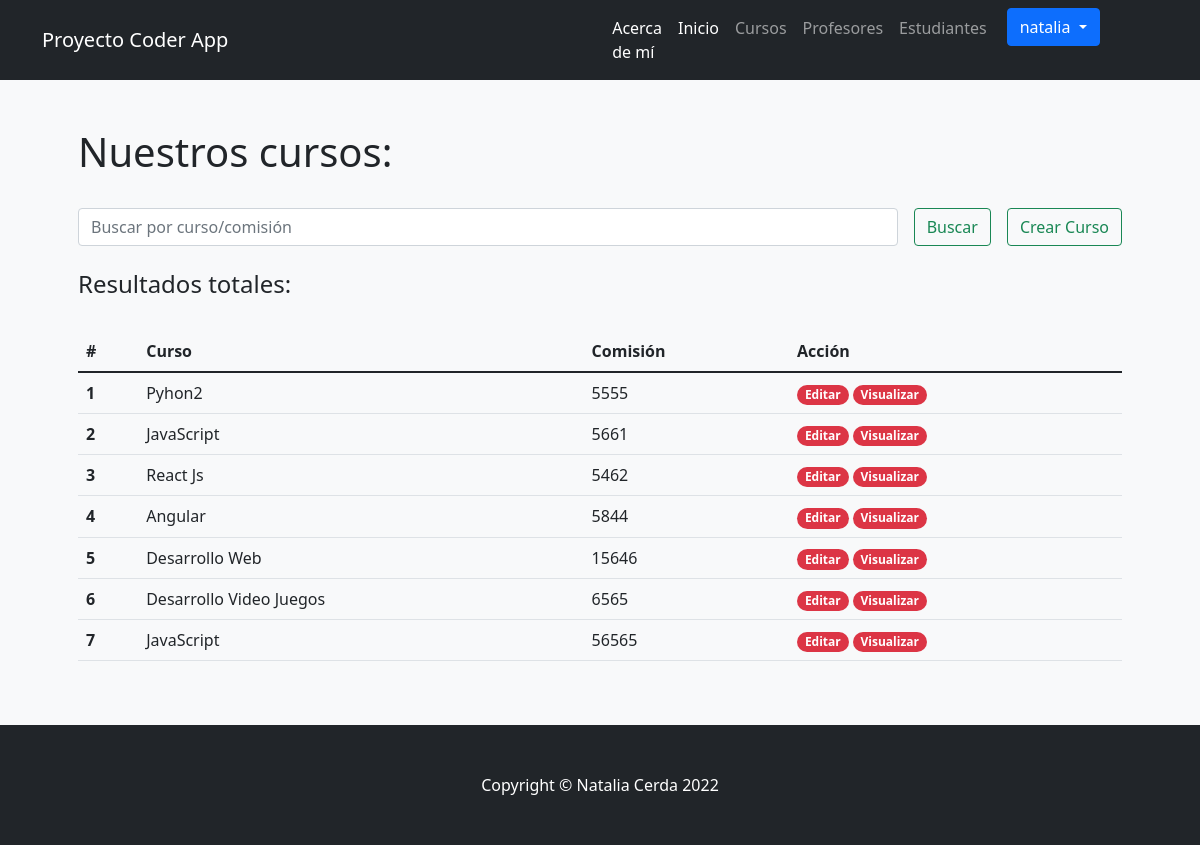
Page /coder_app/cursos/ (signed in) on the committed database.
### coder_app/models.py (models this page shows)
class Curso(models.Model):
    nombre = models.CharField("Nombre" ,max_length=30) # Texto
    comision = models.IntegerField("Comisión")
    descripcion = models.TextField("Descripcion Curso", null=True, blank=True)
    imagen = models.ImageField(upload_to='curso/', blank=True, null=True)

### coder_app/views.py (the view)
# urls.py: path('cursos/', cursos, name="cursos"),
@login_required
def cursos(request):
    if request.method == "POST":
        search = request.POST["search"]
        if search != "":
            cursos = Curso.objects.filter( Q(nombre__icontains=search) | Q(comision__icontains=search) ).values()
            return render(request,"coder_app/cursos.html",{"cursos":cursos, "search":True, "busqueda":search})
    cursos = Curso.objects.all()
    return render(request,"coder_app/cursos.html",{"cursos":cursos, "search":False})

### coder_app/templates/coder_app/cursos.html (shortened to what this page needs)
{% extends 'coder_app/base.html' %}
{% load static %}
{% block contenidoPagina %}
<section class="bg-light py-5">
    <div class="container px-5">
        <h1>Nuestros cursos:</h1>
        <br>
        <div class="row gx-5 justify-content-center">
            <div class="col-lg-12">
                <form class="d-flex my-2 my-lg-0" action="" method="post">
                    <input class="flex-grow-0 form-control mr-sm-2" type="search" name="search" placeholder="Buscar por curso/comisión" aria-label="Search">
                    <button class="btn btn-outline-success text-nowrap ms-3 my-2 my-sm-0" type="submit">  Buscar</button>
                    {% if user.is_authenticated %}
                        {% if user.is_staff %}
                            <a class="btn btn-outline-success text-nowrap ms-3 my-2 my-sm-0" href="{% url 'crear-curso' %}">  Crear Curso</a>
                        {% endif %}
                    {% endif %}
                </form>
            </div>
        </div>
        <br>
        <h4>Resultados
            {% if search %}
                para "{{busqueda}}":
            {% else %}
                totales:
            {% endif %}
        </h4>
        <br>
        <div class="row gx-5 justify-content-center">
            <div class="col-lg-12 table-responsive">
                <table class="table table-theme">
                    <thead>
                        <tr>
                            <th scope="col">#</th>
                            <th scope="col">Curso</th>
                            <th scope="col">Comisión</th>
                            {% if user.is_authenticated %}
                                <th scope="col">Acción</th>
                            {% endif %}
                        </tr>
                    </thead>
                    <tbody>
                        {% for curso in cursos %}
                            <tr>
                                <th scope="row">{{forloop.counter}}</th>
                                <td>{{curso.nombre}}</td>
                                <td>{{curso.comision}}</td>
                                <th>
                                    {% if user.is_authenticated %}
                                        {% if user.is_staff %}
                                            <a href="{% url 'editar_curso' curso.id %}" class="badge rounded-pill bg-danger badge badge-danger text-decoration-none">  Editar</a>
                                        {% endif %}
                                        <a href="{% url 'detalle_curso' curso.id %}" class="badge rounded-pill bg-danger badge badge-danger text-decoration-none">  Visualizar</a>
                                    {% endif %}
                                </th>
                            </tr>
                        {% endfor %}
                    </tbody>
               </table>
            </div>
        </div>
    </div>
</section>
{% endblock %}

### coder_app/templates/coder_app/base.html (shortened to what this page needs)
{% load static %}
<!DOCTYPE html>
<html lang="en">
    <head>
        <link href="{% static 'css/styles.css' %}" rel="stylesheet" />
    </head>
    <body>
        <nav class="navbar navbar-expand-lg navbar-dark bg-dark">
            <div class="container">
                <a class="navbar-brand" href="{% url 'inicio' %}">Proyecto Coder App</a>
                <div class="collapse navbar-collapse" id="navbarSupportedContent">
                    <ul class="navbar-nav ms-auto mb-2 mb-lg-0">
                        <li class="nav-item"><a class="nav-link active" aria-current="page" href="{% url 'acerca_de' %}">Acerca de mí</a></li>
                        <li class="nav-item"><a class="nav-link active" aria-current="page" href="{% url 'inicio' %}">Inicio</a></li>
                        {% if user.is_authenticated %}
                        <li class="nav-item"><a class="nav-link" href="{% url 'cursos' %}">Cursos</a></li>
                        <li class="nav-item"><a class="nav-link" href="{% url 'profesores_list' %}">Profesores</a></li>
                        <li class="nav-item"><a class="nav-link" href="{% url 'estudiantes' %}">Estudiantes</a></li>
                        {% endif %}
                        {% if user.is_authenticated %}
                            <div class="container">
                                <div class="dropdown">
                                    <button class="btn btn-primary dropdown-toggle" type="button" data-bs-toggle="dropdown">{{user.username}}
                                        </button>
                                </div>
                            </div>
                        {% else %}
                            <li class="nav-item"><a class="btn btn-primary mx-2" href="{% url 'login' %}">Iniciar Sesión</a></li>
                            <li class="nav-item"><a class="btn btn-secondary" href="{% url 'register' %}">Registrarse</a></li>
                        {% endif %}
                    </ul>
                </div>
            </div>
        </nav>
        {% block contenidoPagina %}
        {% endblock %}
        <footer class="py-5 bg-dark">
            <div class="container"><p class="m-0 text-center text-white">Copyright &copy; Natalia Cerda 2022</p></div>
        </footer>
    </body>
</html>

### rows in the picture
Curso: nombre "Pyhon2", comision "5555"
Curso: nombre "JavaScript", comision "5661"
Curso: nombre "React Js", comision "5462"
Curso: nombre "Angular", comision "5844"
Curso: nombre "Desarrollo Web", comision "15646"
Curso: nombre "Desarrollo Video Juegos", comision "6565"
Curso: nombre "JavaScript", comision "56565"

### other values in the picture
{{ user.username }} "natalia"
